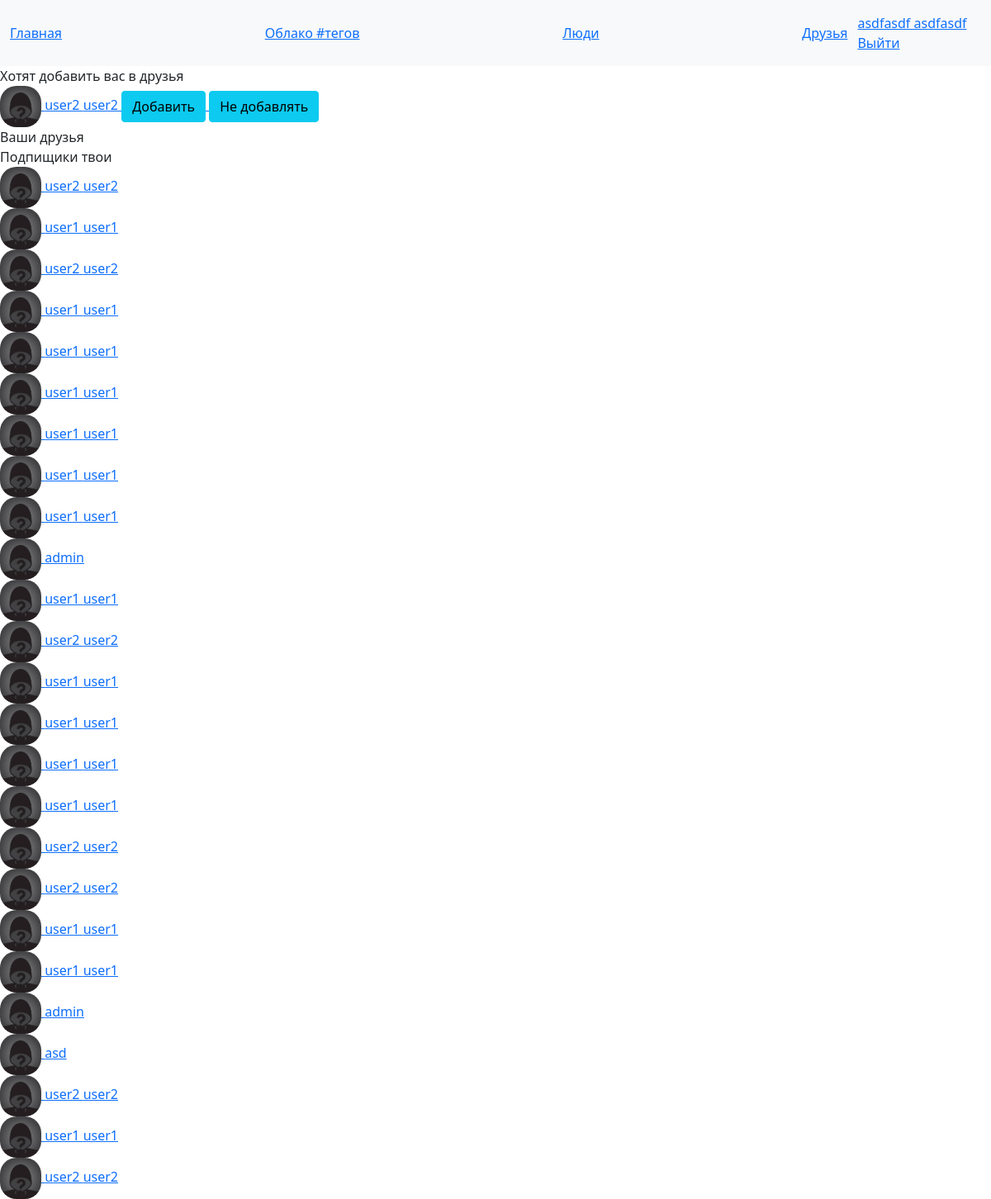
/friends/ (signed in), run on an earlier commit of the app's database.
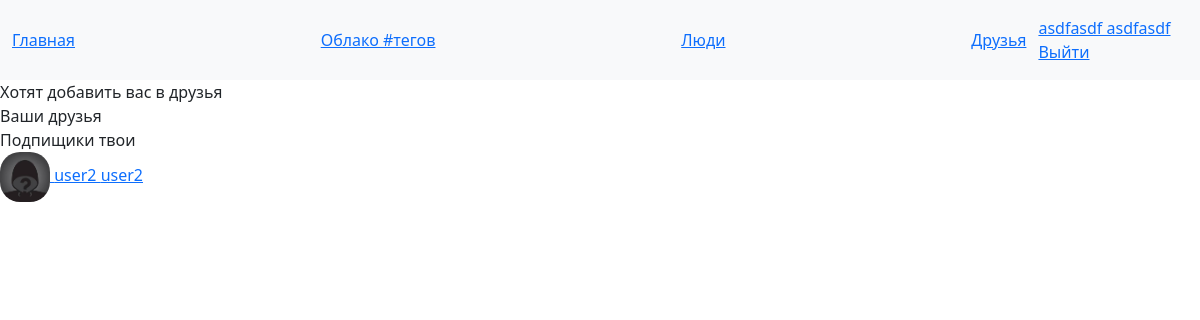
And on a later commit of the database.
### menu_app/models.py (models this page shows, shortened)
class Menu(models.Model):
    title = models.CharField(max_length=64, null=False, blank=False)
    url = models.CharField(max_length=128, null=False, blank=False)
    type = models.ForeignKey(ClassMenu, on_delete=models.CASCADE)

### user_app/models.py (models this page shows, shortened)
class Friends(models.Model):
    user = models.ForeignKey(User, on_delete=models.CASCADE)
    friend = models.ForeignKey(User, on_delete=models.CASCADE, related_name="friend")
    confirmation = models.BooleanField(default=True)

class User(AbstractUser):
    class Meta:
        db_table = 'auth_user'

class Subscriptions(models.Model):
    user = models.ForeignKey(User, on_delete=models.CASCADE)
    subscription = models.ForeignKey(User, on_delete=models.CASCADE, related_name="subscription")

### user_app/views/friends.py (the view)
# urls.py: path('friends/', Friends_user.as_view(), name='friends'),
class Friends_user(View):
    def get(self, request):
        if request.user.is_authenticated:
            friends = Friends.objects.filter(Q(user=request.user) | Q(friend=request.user), confirmation=True)
            v_friend = Friends.objects.filter(friend=request.user, confirmation=False)
            subscriptions = Subscriptions.objects.filter(Q(user=request.user) | Q(subscription=request.user))
            context = {"title": "дороу", "friends": friends, "v_friend": v_friend, "subscriptions": subscriptions}
            return render(request, "user_app/friends.html", context)
        return redirect("login")

### menu_app/templatetags/menu_main.py (called while the page is built, shortened)
@register.inclusion_tag('base.html')
def main_menu():
    menu = Menu.objects.filter(type=1)
    return {'menu': menu, }

@register.inclusion_tag('base.html', takes_context=True)
def user_menu(context):
    if context.request.user.is_authenticated:
        menu = [
            {
                'title': f"{context.request.user.last_name} {context.request.user.first_name}",
                'url': '/profile',
            },
            {
                'title': 'Выйти',
                'url': '/logout',
            },
        ]
    return {'menu': menu, }

### templates/user_app/friends.html (shortened to what this page needs)
{% load menu_main %}
<link rel="stylesheet" href="https://cdn.jsdelivr.net/npm/bootstrap@5.1.3/dist/css/bootstrap.min.css">
<nav class="navbar navbar-expand-lg bg-light">
    <div class="container-fluid">{% main_menu %}</div>
    <div id="user_menu" class="navbar-text">{% user_menu %}</div>
</nav>
<html lang="en">
<head>
</head>
<body>
    <div>Хотят добавить вас в друзья</div>
     {% for friend in v_friend %}
    <div>
        <a href="{% url 'profile_peoples' friend.friend.username %}">
            {% if friend.profile.image %}
             <img src="{{ peopl.profile.image.url }}" style="border-radius: 20px;" class="mr-3" alt="" width="50px" height="50px">
            {% else %}
            <img src="/static/profile_app/image/def.jpg" style="border-radius: 20px;" class="mr-3" alt="" width="50px" height="50px">
            {% endif %}
            {{ friend.user.first_name }} {{ friend.user.last_name }}
        </a>
            <a href="{% url 'confirmation_friend' friend.user.username %}">
            <button type="submit" class="btn btn-info">Добавить</button>
            </a>
            <a href="{% url 'del_friend' friend.user.username %}">
            <button type="submit" class="btn btn-info">Не добавлять</button>
            </a>
    </div>
    {% endfor%}
    <div>Ваши друзья</div>
    <div>
    <div>   Подпищики твои</div>
    {% for friend in subscriptions %}
    <div>
        <a href="{% url 'profile_peoples' friend.subscription.username %}">
            {% if friend.profile.image %}
             <img src="{{ peopl.profile.image.url }}" style="border-radius: 20px;" class="mr-3" alt="" width="50px" height="50px">
            {% else %}
            <img src="/static/profile_app/image/def.jpg" style="border-radius: 20px;" class="mr-3" alt="" width="50px" height="50px">
            {% endif %}
                {% if friend.subscription == user %}
            <a href="{% url 'profile_peoples' friend.user.username %}">
                {{ friend.user.first_name }} {{ friend.user.last_name }}
            </a>
            {% elif friend.subscription != user %}
            <a href="{% url 'profile_peoples' friend.subscription.username %}">
                    {{ friend.subscription.first_name }} {{ friend.subscription.last_name }}
            </a>
            {% endif %}
        </a>
    </div>
    {% endfor%}
    </div>
</body>
</html>

### templates/base.html
{% for m in menu %}
    <a href="{{ m.url }}">{{ m.title }}</a>
{% endfor%}

What changed in the data, as far as the page shows it:
removed Friends: user.first_name "user2", user.last_name "user2"
removed Subscriptions: subscription.first_name "user1", subscription.last_name "user1"
removed Subscriptions: subscription.first_name "user2", subscription.last_name "user2"
removed Subscriptions: user.first_name "user1", user.last_name "user1"
removed Subscriptions: user.first_name "user1", user.last_name "user1"
removed Subscriptions: user.first_name "user1", user.last_name "user1"
removed Subscriptions: user.first_name "user1", user.last_name "user1"
removed Subscriptions: user.first_name "user1", user.last_name "user1"
removed Subscriptions: user.first_name "user1", user.last_name "user1"
removed Subscriptions: user.last_name "admin"
removed Subscriptions: user.first_name "user1", user.last_name "user1"
removed Subscriptions: user.first_name "user2", user.last_name "user2"
removed Subscriptions: user.first_name "user1", user.last_name "user1"
removed Subscriptions: user.first_name "user1", user.last_name "user1"
removed Subscriptions: user.first_name "user1", user.last_name "user1"
removed Subscriptions: user.first_name "user1", user.last_name "user1"
removed Subscriptions: user.first_name "user2", user.last_name "user2"
removed Subscriptions: user.first_name "user2", user.last_name "user2"
removed Subscriptions: user.first_name "user1", user.last_name "user1"
removed Subscriptions: user.first_name "user1", user.last_name "user1"
removed Subscriptions: user.last_name "admin"
removed Subscriptions: user.last_name "asd"
removed Subscriptions: user.first_name "user2", user.last_name "user2"
removed Subscriptions: user.first_name "user1", user.last_name "user1"
removed Subscriptions: user.first_name "user2", user.last_name "user2"
